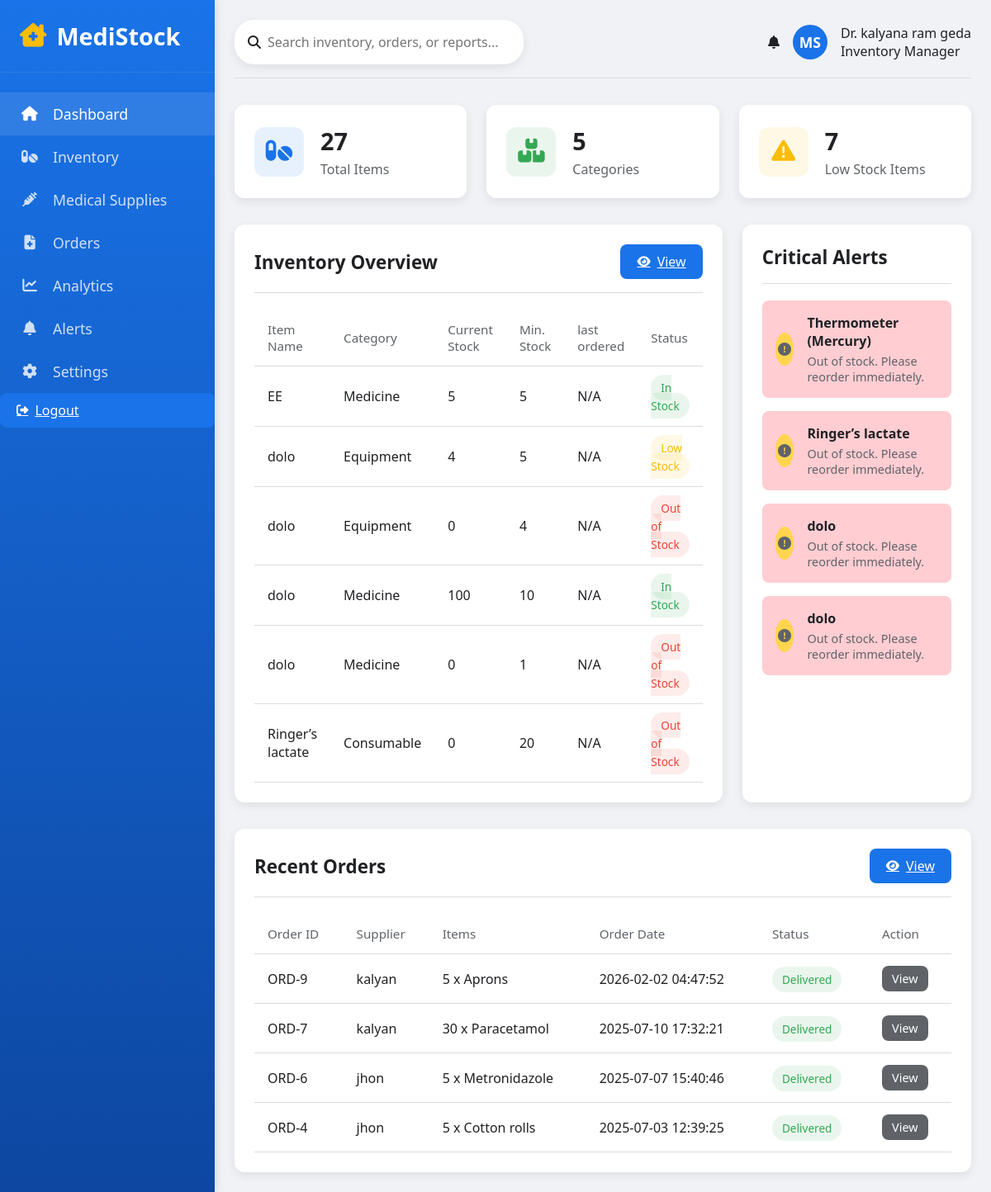
The app's page /dashboard (signed in) with its own data.
### tables this page shows
CREATE TABLE items (
            id INTEGER PRIMARY KEY AUTOINCREMENT,
            name TEXT NOT NULL,
            category TEXT,
            current_stock INTEGER,
            min_stock INTEGER,
            unit TEXT,
            supplier TEXT,
            last_ordered TIMESTAMP
        );

CREATE TABLE orders (
            id INTEGER PRIMARY KEY AUTOINCREMENT,
            item_id INTEGER NOT NULL,
            quantity INTEGER NOT NULL,
            supplier TEXT NOT NULL,
            urgency TEXT CHECK(urgency IN ('low', 'normal', 'high', 'critical')),
            status TEXT CHECK(status IN ('pending', 'approved', 'shipped', 'delivered', 'cancelled')),
            order_date TIMESTAMP DEFAULT CURRENT_TIMESTAMP,
            expected_delivery DATE,
            notes TEXT,
            FOREIGN KEY (item_id) REFERENCES items(id)
        );

### app.py (the view)
@app.route('/dashboard')
def dashboard():
    if 'username' not in session:
        return redirect(url_for('home'))
    conn = get_db_connection()
    c = conn.cursor()
    c.execute("SELECT COUNT(*) FROM items")
    total_items = c.fetchone()[0]
    c.execute("SELECT COUNT(DISTINCT category) FROM items")
    category_count = c.fetchone()[0]
    c.execute("SELECT COUNT(*) FROM items WHERE current_stock < min_stock")
    low_stock_count = c.fetchone()[0]
    c.execute("SELECT * FROM items ORDER BY id DESC LIMIT 6")
    items = c.fetchall()
    c.execute('''
        SELECT o.*, i.name as item_name, i.unit
        FROM orders o
        JOIN items i ON o.item_id = i.id
        ORDER BY o.order_date DESC
        LIMIT 4
    ''')
    orders = c.fetchall()
    c.execute('''
        SELECT name, current_stock, min_stock
        FROM items
        WHERE current_stock = 0 OR current_stock < min_stock
        ORDER BY current_stock ASC
        LIMIT 4
    ''')
    alerts = c.fetchall()
    conn.close()
    return render_template('dashboard.html', name=session['username'],
                           total_items=total_items,
                           category_count=category_count,
                           low_stock_count=low_stock_count,
                           items=items, orders=orders, alerts=alerts)

### app.py (called while the page is built)
def get_db_connection():
    conn = sqlite3.connect(DATABASE_PATH, check_same_thread=False)
    conn.row_factory = sqlite3.Row
    return conn

### templates/dashboard.html (shortened to what this page needs)
<!DOCTYPE html>
<html lang="en">
<head>
    <link rel="stylesheet" href="https://cdnjs.cloudflare.com/ajax/libs/font-awesome/6.4.0/css/all.min.css">
</head>
<body>
    <aside class="sidebar">
        <div class="logo">
            <h1><i class="fas fa-clinic-medical"></i> <span>MediStock</span></h1>
        </div>
        <div class="nav-links">
            <a href="{{ url_for("dashboard") }}" class="nav-item active">
                <i class="fas fa-home"></i>
                <span>Dashboard</span>
            </a>
            <a href="{{ url_for('inventory') }}" class="nav-item">
            <i class="fas fa-pills"></i>
            <span>Inventory</span>
            </a>
            <a href="{{ url_for('medical_supplies') }}" class="nav-item">
            <i class="fas fa-syringe"></i>
            <span>Medical Supplies</span>
            </a>
            <a href="{{ url_for('order') }}" class="nav-item">
            <i class="fas fa-file-medical"></i>
            <span>Orders</span>
            </a>
            <a href="{{ url_for('analytics') }}" class="nav-item">
            <i class="fas fa-chart-line"></i>
            <span>Analytics</span>
            </a>
            <a href="#" class="nav-item">
                <i class="fas fa-bell"></i>
                <span>Alerts</span>
            </a>
            <a href="{{ url_for('settings') }}" class="nav-item">
                <i class="fas fa-cog"></i>
                <span>Settings</span>
            </a>
            <a href="{{ url_for('logout') }}" class="btn btn-danger">
            <i class="fas fa-sign-out-alt"></i>
            <span>Logout</span>
            </a>
        </div>
    </aside>
    <main class="main-content">
        <div class="header">
            <div class="search-bar">
                <i class="fas fa-search"></i>
                <input type="text" placeholder="Search inventory, orders, or reports...">
            </div>
            <div class="user-info">
                <div class="notifications">
                    <i class="fas fa-bell"></i>
                </div>
                <div class="user-avatar">MS</div>
                <div>
                    <div class="user-name">Dr. {{ name }}</div>
                    <div class="user-role">Inventory Manager</div>
                </div>
            </div>
        </div>
        <div class="dashboard-stats">
            <div class="stat-card card-1">
                <div class="stat-icon">
                    <i class="fas fa-pills"></i>
                </div>
                <div class="stat-info">
                    <h3>{{ total_items }}</h3>
                    <p>Total Items</p>
                </div>
            </div>
            <div class="stat-card card-2">
                <div class="stat-icon">
                    <i class="fas fa-boxes"></i>
                </div>
                <div class="stat-info">
                    <h3>{{ category_count }}</h3>
                    <p>Categories</p>
                </div>
            </div>
            <div class="stat-card card-3">
                <div class="stat-icon">
                    <i class="fas fa-exclamation-triangle"></i>
                </div>
                <div class="stat-info">
                    <h3>{{ low_stock_count }}</h3>
                    <p>Low Stock Items</p>
                </div>
            </div>
            </div>
        <div class="dashboard-content">
            <div class="card">
                <div class="card-header">
                    <h2>Inventory Overview</h2>
                    <a href="{{ url_for('inventory') }}" class="btn"><i class="fas fa-eye"></i> View</a>
                </div>
                <div class="table-responsive">
                    <table>
                        <thead>
                            <tr>
                                <th>Item Name</th>
                                <th>Category</th>
                                <th>Current Stock</th>
                                <th>Min. Stock</th>
                                <th>last ordered</th>
                                <th>Status</th>
                            </tr>
                        </thead>
                        <tbody>
    {% for item in items %}
    <tr>
        <td>{{ item.name }}</td>
        <td>{{ item.category }}</td>
        <td>{{ item.current_stock }}</td>
        <td>{{ item.min_stock }}</td>
        <td>{{ item.last_ordered or 'N/A' }}</td>
        <td>
            {% if item.current_stock == 0 %}
                <span class="status out-of-stock">Out of Stock</span>
            {% elif item.current_stock < item.min_stock %}
                <span class="status low-stock">Low Stock</span>
            {% else %}
                <span class="status in-stock">In Stock</span>
            {% endif %}
        </td>
    </tr>
    {% endfor %}
</tbody>
                    </table>
                </div>
            </div>
            <div class="card">
                <div class="card-header">
                    <h2>Critical Alerts</h2>
                </div>
                <div class="alerts-container">
    {% for alert in alerts %}
        <div class="alert-card {% if alert.current_stock == 0 %}critical{% else %}expiring-soon{% endif %}">
            <div class="alert-icon">
                <i class="fas {% if alert.current_stock == 0 %}fa-exclamation-circle{% else %}fa-vial{% endif %}"></i>
            </div>
            <div class="alert-content">
                <h4>{{ alert.name }}</h4>
                {% if alert.current_stock == 0 %}
                    <p>Out of stock. Please reorder immediately.</p>
                {% else %}
                    <p>Only {{ alert.current_stock }} remaining. Minimum required is {{ alert.min_stock }}.</p>
                {% endif %}
            </div>
        </div>
    {% else %}
        <p style="padding: 10px; color: #888;">No critical alerts right now.</p>
    {% endfor %}
</div>
            </div>
        </div>
        <div class="card">
            <div class="card-header">
                <h2>Recent Orders</h2>
                <a href="{{ url_for('order') }}" class="btn"><i class="fas fa-eye"></i> View</a>
            </div>
            <div class="table-responsive">
                <table>
                    <thead>
                        <tr>
                            <th>Order ID</th>
                            <th>Supplier</th>
                            <th>Items</th>
                            <th>Order Date</th>
                            <th>Status</th>
                            <th>Action</th>
                        </tr>
                    </thead>
                    <tbody>
    {% for order in orders %}
    <tr>
        <td>ORD-{{ order.id }}</td>
        <td>{{ order.supplier }}</td>
        <td>{{ order.quantity }} x {{ order.item_name }}</td>
        <td>{{ order.order_date }}</td>
        <td>
            <span class="status
                {% if order.status == 'delivered' %}in-stock
                {% elif order.status == 'processing' %}low-stock
                {% elif order.status == 'pending' %}out-of-stock
                {% else %}in-stock{% endif %}">
                {{ order.status.capitalize() }}
            </span>
        </td>
        <td>
            <a class="btn" style="background: #5f6368; padding: 6px 12px; font-size: 0.9rem;">View</a>
        </td>
    </tr>
    {% endfor %}
</tbody>

### templates/dashboard.html (style rules this page uses)
:root { --primary: #1a73e8; --secondary: #34a853; --danger: #ea4335; --warning: #fbbc05; --dark: #202124; --light: #f8f9fa; --gray: #dadce0; --card-shadow: 0 4px 12px rgba(0,0,0,0.08); --transition: all 0.3s ease; }
* { margin: 0; padding: 0; box-sizing: border-box; font-family: 'Segoe UI', Tahoma, Geneva, Verdana, sans-serif; }
body { background-color: #f0f2f5; color: var(--dark); display: flex; min-height: 100vh; }
.sidebar { width: 260px; background: linear-gradient(180deg, var(--primary), #0d47a1); color: white; padding: 24px 0; display: flex; flex-direction: column; box-shadow: 2px 0 10px rgba(0,0,0,0.1); transition: var(--transition); z-index: 100; }
.logo { padding: 0 24px 24px; border-bottom: 1px solid rgba(255,255,255,0.1); margin-bottom: 24px; }
.logo h1 { font-size: 1.8rem; display: flex; align-items: center; gap: 12px; }
.logo i { color: var(--warning); }
.nav-links { display: flex; flex-direction: column; flex: 1; }
.nav-item { padding: 14px 24px; display: flex; align-items: center; gap: 16px; text-decoration: none; color: rgba(255,255,255,0.8); transition: var(--transition); font-size: 1.1rem; font-weight: 500; }
.nav-item:hover, .nav-item.active { background: rgba(255,255,255,0.1); color: white; }
.nav-item i { width: 24px; text-align: center; }
.main-content { flex: 1; padding: 24px; display: flex; flex-direction: column; overflow-y: auto; }
.header { display: flex; justify-content: space-between; align-items: center; margin-bottom: 32px; padding-bottom: 16px; border-bottom: 1px solid var(--gray); }
.search-bar { display: flex; align-items: center; background: white; border-radius: 24px; padding: 8px 16px; width: 350px; box-shadow: var(--card-shadow); }
.search-bar input { border: none; padding: 8px; width: 100%; font-size: 1rem; outline: none; }
.user-info { display: flex; align-items: center; gap: 16px; }
.user-avatar { width: 42px; height: 42px; border-radius: 50%; background: var(--primary); color: white; display: flex; align-items: center; justify-content: center; font-weight: bold; font-size: 1.1rem; }
.dashboard-stats { display: grid; grid-template-columns: repeat(auto-fit, minmax(240px, 1fr)); gap: 24px; margin-bottom: 32px; }
.stat-card { background: white; border-radius: 12px; padding: 24px; box-shadow: var(--card-shadow); display: flex; align-items: center; gap: 20px; transition: var(--transition); }
.stat-icon { width: 60px; height: 60px; border-radius: 12px; display: flex; align-items: center; justify-content: center; font-size: 1.8rem; }
.stat-info h3 { font-size: 1.8rem; margin-bottom: 4px; }
.stat-info p { color: #5f6368; }
.card-1 .stat-icon { background: rgba(26, 115, 232, 0.1); color: var(--primary); }
.card-2 .stat-icon { background: rgba(52, 168, 83, 0.1); color: var(--secondary); }
.card-3 .stat-icon { background: rgba(251, 188, 5, 0.1); color: var(--warning); }
.dashboard-content { display: grid; grid-template-columns: 2fr 1fr; gap: 24px; margin-bottom: 32px; }
.card { background: white; border-radius: 12px; padding: 24px; box-shadow: var(--card-shadow); }
.card-header { display: flex; justify-content: space-between; align-items: center; margin-bottom: 20px; padding-bottom: 16px; border-bottom: 1px solid var(--gray); }
.card-header h2 { font-size: 1.4rem; }
.btn { background: var(--primary); color: white; border: none; padding: 10px 20px; border-radius: 8px; cursor: pointer; font-weight: 500; display: inline-flex; align-items: center; gap: 8px; transition: var(--transition); }
.btn i { font-size: 0.9rem; }
table { width: 100%; border-collapse: collapse; }
th, td { padding: 14px 16px; text-align: left; border-bottom: 1px solid var(--gray); }
th { color: #5f6368; font-weight: 500; font-size: 0.95rem; }
.status { padding: 6px 12px; border-radius: 20px; font-size: 0.85rem; font-weight: 500; }
.status.in-stock { background: rgba(52, 168, 83, 0.1); color: var(--secondary); }
.status.low-stock { background: rgba(251, 188, 5, 0.1); color: var(--warning); }
.status.out-of-stock { background: rgba(234, 67, 53, 0.1); color: var(--danger); }
.alert-card { display: flex; align-items: center; padding: 16px; border-radius: 8px; background: #fff8e1; margin-bottom: 16px; }
.alert-icon { width: 40px; height: 40px; border-radius: 50%; background: #ffd54f; display: flex; align-items: center; justify-content: center; margin-right: 16px; color: #5f6368; }
.alert-content h4 { margin-bottom: 4px; }
.alert-content p { color: #5f6368; font-size: 0.9rem; }
.critical { background: #ffcdd2; }

### records on screen
items: name "EE", category "Medicine", current_stock "5", min_stock "5", last_ordered "N/A", shows "In Stock"
items: name "dolo", category "Equipment", current_stock "4", min_stock "5", last_ordered "N/A", shows "Low Stock"
items: name "dolo", category "Equipment", current_stock "0", min_stock "4", last_ordered "N/A", shows "Out of Stock", shows "Out of stock. Please reorder immediately."
items: name "dolo", category "Medicine", current_stock "100", min_stock "10", last_ordered "N/A", shows "In Stock"
items: name "dolo", category "Medicine", current_stock "0", min_stock "1", last_ordered "N/A", shows "Out of Stock", shows "Out of stock. Please reorder immediately."
items: name "Ringer’s lactate", category "Consumable", current_stock "0", min_stock "20", last_ordered "N/A", shows "Out of Stock", shows "Out of stock. Please reorder immediately."
items: current_stock 0 (drawn), name "Thermometer (Mercury)", shows "Out of stock. Please reorder immediately."
orders: id "9", supplier "kalyan", quantity "5", item_name "Aprons", order_date "2026-02-02 04:47:52", status "Delivered"
orders: id "7", supplier "kalyan", quantity "30", item_name "Paracetamol", order_date "2025-07-10 17:32:21", status "Delivered"
orders: id "6", supplier "jhon", quantity "5", item_name "Metronidazole", order_date "2025-07-07 15:40:46", status "Delivered"
orders: id "4", supplier "jhon", quantity "5", item_name "Cotton rolls", order_date "2025-07-03 12:39:25", status "Delivered"

### other values on screen
{{ name }} "kalyana ram geda"
{{ total_items }} "27"
{{ category_count }} "5"
{{ low_stock_count }} "7"
